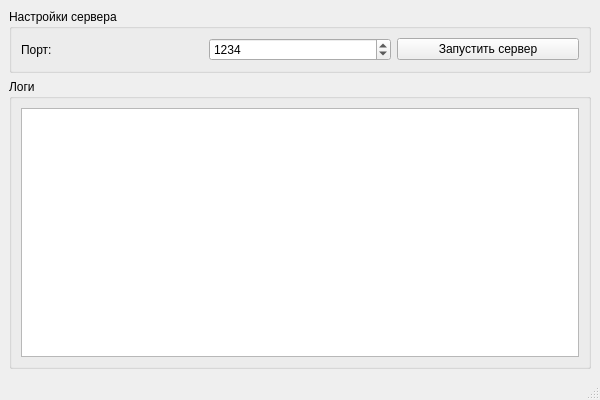
<?xml version="1.0" encoding="UTF-8"?>
<ui version="4.0">
    <class>MainWindow</class>
    <widget class="QMainWindow" name="MainWindow">
        <property name="geometry">
            <rect>
                <x>0</x>
                <y>0</y>
                <width>600</width>
                <height>400</height>
            </rect>
        </property>
        <property name="windowTitle">
            <string>Driver Emulator</string>
        </property>
        <widget class="QWidget" name="centralwidget">
            <layout class="QVBoxLayout" name="verticalLayout">
                <item>
                    <widget class="QGroupBox" name="settingsGroup">
                        <property name="title">
                            <string>Настройки сервера</string>
                        </property>
                        <layout class="QHBoxLayout" name="horizontalLayout">
                            <item>
                                <widget class="QLabel" name="portLabel">
                                    <property name="text">
                                        <string>Порт:</string>
                                    </property>
                                </widget>
                            </item>
                            <item>
                                <widget class="QSpinBox" name="portSpinBox">
                                    <property name="minimum">
                                        <number>1</number>
                                    </property>
                                    <property name="maximum">
                                        <number>65535</number>
                                    </property>
                                    <property name="value">
                                        <number>1234</number>
                                    </property>
                                </widget>
                            </item>
                            <item>
                                <widget class="QPushButton" name="startButton">
                                    <property name="text">
                                        <string>Запустить сервер</string>
                                    </property>
                                </widget>
                            </item>
                        </layout>
                    </widget>
                </item>
                <item>
                    <widget class="QGroupBox" name="logGroup">
                        <property name="title">
                            <string>Логи</string>
                        </property>
                        <layout class="QVBoxLayout" name="verticalLayout_2">
                            <item>
                                <widget class="QTextEdit" name="logTextEdit">
                                    <property name="readOnly">
                                        <bool>true</bool>
                                    </property>
                                </widget>
                            </item>
                        </layout>
                    </widget>
                </item>
            </layout>
        </widget>
        <widget class="QMenuBar" name="menubar">
            <property name="geometry">
                <rect>
                    <x>0</x>
                    <y>0</y>
                    <width>600</width>
                    <height>22</height>
                </rect>
            </property>
        </widget>
        <widget class="QStatusBar" name="statusbar"/>
    </widget>
    <resources/>
    <connections/>
</ui>
